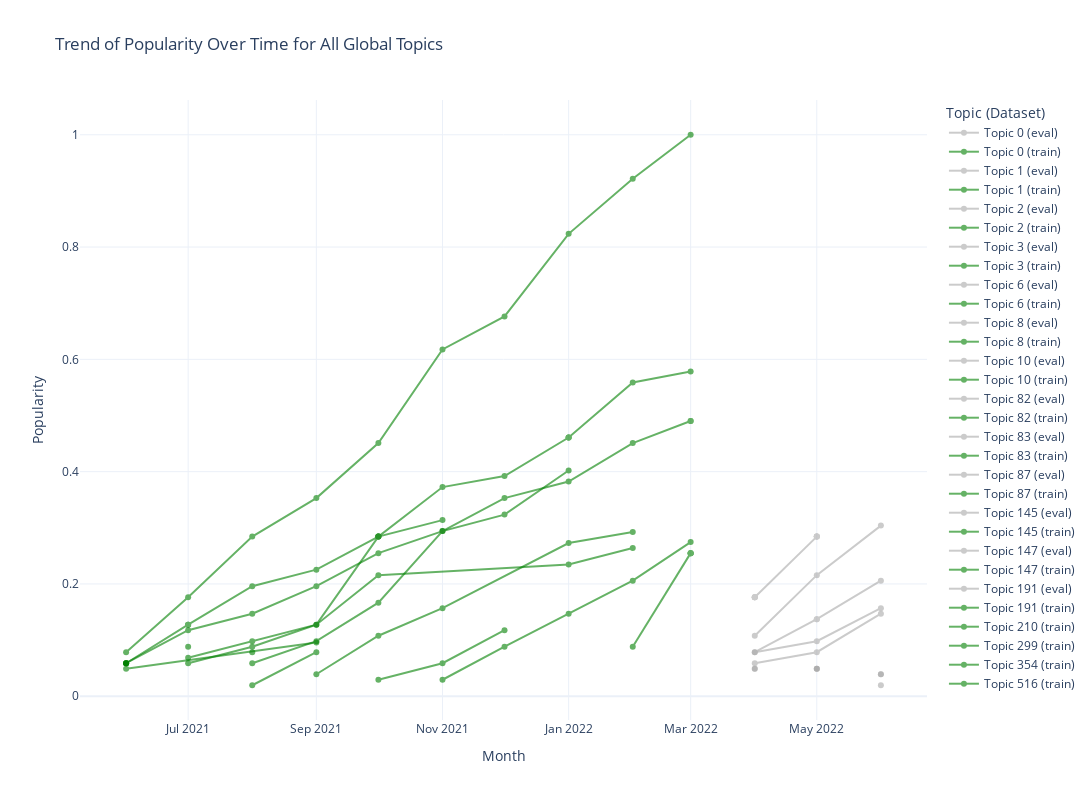

Notebook source saved alongside this figure:
### Code cell
plot_topic_metric_over_time(filtered_df, metric="popularity")

### Figure 1 — Plotly figure (JSON) as saved in the notebook; plotly's stock layout.template omitted (floating-point values rounded to 4 significant figures)
{"data": [{"line": {"color": "darkgrey", "width": 2}, "marker": {"size": 6}, "mode": "lines+markers", "name": "Topic 0 (eval)", "opacity": 0.6, "type": "scatter", "x": ["2022-04-01T00:00:00", "2022-05-01T00:00:00", "2022-06-01T00:00:00"], "y": [0.1078, 0.2157, 0.3039]}, {"line": {"color": "green", "width": 2}, "marker": {"size": 6}, "mode": "lines+markers", "name": "Topic 0 (train)", "opacity": 0.6, "type": "scatter", "x": ["2021-06-01T00:00:00", "2021-07-01T00:00:00", "2021-08-01T00:00:00", "2021-09-01T00:00:00", "2021-10-01T00:00:00", "2021-11-01T00:00:00", "2021-12-01T00:00:00", "2022-01-01T00:00:00", "2022-02-01T00:00:00", "2022-03-01T00:00:00"], "y": [0.07843, 0.1765, 0.2843, 0.3529, 0.451, 0.6176, 0.6765, 0.8235, 0.9216, 1]}, {"line": {"color": "darkgrey", "width": 2}, "marker": {"size": 6}, "mode": "lines+markers", "name": "Topic 1 (eval)", "opacity": 0.6, "type": "scatter", "x": ["2022-04-01T00:00:00", "2022-04-01T00:00:00", "2022-04-01T00:00:00", "2022-04-01T00:00:00", "2022-05-01T00:00:00", "2022-05-01T00:00:00", "2022-05-01T00:00:00", "2022-05-01T00:00:00"], "y": [0.1765, 0.1765, 0.1765, 0.1765, 0.2843, 0.2843, 0.2843, 0.2843]}, {"line": {"color": "green", "width": 2}, "marker": {"size": 6}, "mode": "lines+markers", "name": "Topic 1 (train)", "opacity": 0.6, "type": "scatter", "x": ["2021-06-01T00:00:00"], "y": [0.05882]}, {"line": {"color": "darkgrey", "width": 2}, "marker": {"size": 6}, "mode": "lines+markers", "name": "Topic 2 (eval)", "opacity": 0.6, "type": "scatter", "x": ["2022-04-01T00:00:00", "2022-05-01T00:00:00", "2022-05-01T00:00:00", "2022-06-01T00:00:00"], "y": [0.07843, 0.1373, 0.1373, 0.2059]}, {"line": {"color": "green", "width": 2}, "marker": {"size": 6}, "mode": "lines+markers", "name": "Topic 2 (train)", "opacity": 0.6, "type": "scatter", "x": ["2021-06-01T00:00:00"], "y": [0.05882]}, {"line": {"color": "darkgrey", "width": 2}, "marker": {"size": 6}, "mode": "lines+markers", "name": "Topic 3 (eval)", "opacity": 0.6, "type": "scatter", "x": ["2022-04-01T00:00:00", "2022-05-01T00:00:00", "2022-06-01T00:00:00"], "y": [0.07843, 0.09804, 0.1569]}, {"line": {"color": "green", "width": 2}, "marker": {"size": 6}, "mode": "lines+markers", "name": "Topic 3 (train)", "opacity": 0.6, "type": "scatter", "x": ["2021-06-01T00:00:00"], "y": [0.05882]}, {"line": {"color": "darkgrey", "width": 2}, "marker": {"size": 6}, "mode": "lines+markers", "name": "Topic 6 (eval)", "opacity": 0.6, "type": "scatter", "x": ["2022-04-01T00:00:00", "2022-05-01T00:00:00", "2022-06-01T00:00:00"], "y": [0.05882, 0.07843, 0.1471]}, {"line": {"color": "green", "width": 2}, "marker": {"size": 6}, "mode": "lines+markers", "name": "Topic 6 (train)", "opacity": 0.6, "type": "scatter", "x": ["2021-06-01T00:00:00", "2021-07-01T00:00:00", "2021-08-01T00:00:00", "2021-09-01T00:00:00", "2021-10-01T00:00:00", "2021-11-01T00:00:00", "2021-12-01T00:00:00", "2022-01-01T00:00:00", "2022-02-01T00:00:00", "2022-03-01T00:00:00", "2022-03-01T00:00:00"], "y": [0.05882, 0.1176, 0.1471, 0.1961, 0.2549, 0.2941, 0.3529, 0.3824, 0.451, 0.4902, 0.4902]}, {"line": {"color": "darkgrey", "width": 2}, "marker": {"size": 6}, "mode": "lines+markers", "name": "Topic 8 (eval)", "opacity": 0.6, "type": "scatter", "x": ["2022-04-01T00:00:00"], "y": [0.04902]}, {"line": {"color": "green", "width": 2}, "marker": {"size": 6}, "mode": "lines+markers", "name": "Topic 8 (train)", "opacity": 0.6, "type": "scatter", "x": ["2021-06-01T00:00:00", "2021-07-01T00:00:00", "2021-07-01T00:00:00", "2021-07-01T00:00:00", "2021-08-01T00:00:00", "2021-09-01T00:00:00", "2021-10-01T00:00:00", "2021-10-01T00:00:00", "2021-11-01T00:00:00", "2021-12-01T00:00:00", "2022-01-01T00:00:00", "2022-01-01T00:00:00", "2022-01-01T00:00:00", "2022-02-01T00:00:00", "2022-03-01T00:00:00"], "y": [0.05882, 0.1275, 0.1275, 0.1275, 0.1961, 0.2255, 0.2843, 0.2843, 0.3725, 0.3922, 0.4608, 0.4608, 0.4608, 0.5588, 0.5784]}, {"line": {"color": "darkgrey", "width": 2}, "marker": {"size": 6}, "mode": "lines+markers", "name": "Topic 10 (eval)", "opacity": 0.6, "type": "scatter", "x": ["2022-04-01T00:00:00"], "y": [0.04902]}, {"line": {"color": "green", "width": 2}, "marker": {"size": 6}, "mode": "lines+markers", "name": "Topic 10 (train)", "opacity": 0.6, "type": "scatter", "x": ["2021-06-01T00:00:00", "2021-09-01T00:00:00"], "y": [0.04902, 0.09565]}, {"line": {"color": "darkgrey", "width": 2}, "marker": {"size": 6}, "mode": "lines+markers", "name": "Topic 82 (eval)", "opacity": 0.6, "type": "scatter", "x": ["2022-05-01T00:00:00"], "y": [0.04902]}, {"line": {"color": "green", "width": 2}, "marker": {"size": 6}, "mode": "lines+markers", "name": "Topic 82 (train)", "opacity": 0.6, "type": "scatter", "x": ["2021-07-01T00:00:00"], "y": [0.08824]}, {"line": {"color": "darkgrey", "width": 2}, "marker": {"size": 6}, "mode": "lines+markers", "name": "Topic 83 (eval)", "opacity": 0.6, "type": "scatter", "x": ["2022-05-01T00:00:00"], "y": [0.04902]}, {"line": {"color": "green", "width": 2}, "marker": {"size": 6}, "mode": "lines+markers", "name": "Topic 83 (train)", "opacity": 0.6, "type": "scatter", "x": ["2021-07-01T00:00:00", "2021-08-01T00:00:00", "2021-09-01T00:00:00", "2021-10-01T00:00:00", "2022-01-01T00:00:00", "2022-02-01T00:00:00"], "y": [0.06863, 0.09804, 0.1275, 0.2157, 0.2346, 0.264]}, {"line": {"color": "darkgrey", "width": 2}, "marker": {"size": 6}, "mode": "lines+markers", "name": "Topic 87 (eval)", "opacity": 0.6, "type": "scatter", "x": ["2022-05-01T00:00:00"], "y": [0.04902]}, {"line": {"color": "green", "width": 2}, "marker": {"size": 6}, "mode": "lines+markers", "name": "Topic 87 (train)", "opacity": 0.6, "type": "scatter", "x": ["2021-07-01T00:00:00", "2021-08-01T00:00:00", "2021-09-01T00:00:00", "2021-10-01T00:00:00", "2021-10-01T00:00:00", "2021-10-01T00:00:00", "2021-11-01T00:00:00"], "y": [0.05882, 0.08824, 0.1275, 0.2843, 0.2843, 0.2843, 0.3137]}, {"line": {"color": "darkgrey", "width": 2}, "marker": {"size": 6}, "mode": "lines+markers", "name": "Topic 145 (eval)", "opacity": 0.6, "type": "scatter", "x": ["2022-06-01T00:00:00"], "y": [0.03922]}, {"line": {"color": "green", "width": 2}, "marker": {"size": 6}, "mode": "lines+markers", "name": "Topic 145 (train)", "opacity": 0.6, "type": "scatter", "x": ["2021-08-01T00:00:00"], "y": [0.07843]}, {"line": {"color": "darkgrey", "width": 2}, "marker": {"size": 6}, "mode": "lines+markers", "name": "Topic 147 (eval)", "opacity": 0.6, "type": "scatter", "x": ["2022-06-01T00:00:00"], "y": [0.03922]}, {"line": {"color": "green", "width": 2}, "marker": {"size": 6}, "mode": "lines+markers", "name": "Topic 147 (train)", "opacity": 0.6, "type": "scatter", "x": ["2021-08-01T00:00:00", "2021-09-01T00:00:00", "2021-10-01T00:00:00", "2021-11-01T00:00:00", "2021-12-01T00:00:00", "2022-01-01T00:00:00"], "y": [0.05882, 0.09804, 0.1667, 0.2941, 0.3235, 0.402]}, {"line": {"color": "darkgrey", "width": 2}, "marker": {"size": 6}, "mode": "lines+markers", "name": "Topic 191 (eval)", "opacity": 0.6, "type": "scatter", "x": ["2022-06-01T00:00:00"], "y": [0.01961]}, {"line": {"color": "green", "width": 2}, "marker": {"size": 6}, "mode": "lines+markers", "name": "Topic 191 (train)", "opacity": 0.6, "type": "scatter", "x": ["2021-08-01T00:00:00", "2021-09-01T00:00:00"], "y": [0.01961, 0.07843]}, {"line": {"color": "green", "width": 2}, "marker": {"size": 6}, "mode": "lines+markers", "name": "Topic 210 (train)", "opacity": 0.6, "type": "scatter", "x": ["2021-09-01T00:00:00", "2021-10-01T00:00:00", "2021-11-01T00:00:00", "2022-01-01T00:00:00", "2022-02-01T00:00:00"], "y": [0.03922, 0.1078, 0.1569, 0.2729, 0.2926]}, {"line": {"color": "green", "width": 2}, "marker": {"size": 6}, "mode": "lines+markers", "name": "Topic 299 (train)", "opacity": 0.6, "type": "scatter", "x": ["2021-10-01T00:00:00", "2021-11-01T00:00:00", "2021-12-01T00:00:00"], "y": [0.02941, 0.05882, 0.1176]}, {"line": {"color": "green", "width": 2}, "marker": {"size": 6}, "mode": "lines+markers", "name": "Topic 354 (train)", "opacity": 0.6, "type": "scatter", "x": ["2021-11-01T00:00:00", "2021-12-01T00:00:00", "2022-01-01T00:00:00", "2022-02-01T00:00:00", "2022-03-01T00:00:00"], "y": [0.02941, 0.08824, 0.1471, 0.2059, 0.2745]}, {"line": {"color": "green", "width": 2}, "marker": {"size": 6}, "mode": "lines+markers", "name": "Topic 516 (train)", "opacity": 0.6, "type": "scatter", "x": ["2022-02-01T00:00:00", "2022-03-01T00:00:00", "2022-03-01T00:00:00", "2022-03-01T00:00:00", "2022-03-01T00:00:00"], "y": [0.08824, 0.2549, 0.2549, 0.2549, 0.2549]}], "layout": {"height": 800, "legend": {"title": {"text": "Topic (Dataset)"}}, "title": {"text": "Trend of Popularity Over Time for All Global Topics"}, "width": 1200, "xaxis": {"autorange": true, "range": ["2021-05-09 21:50:59.614", "2022-06-23 02:09:00.386"], "title": {"text": "Month"}, "type": "date"}, "yaxis": {"autorange": true, "range": [-0.04228, 1.062], "title": {"text": "Popularity"}, "type": "linear"}}}
